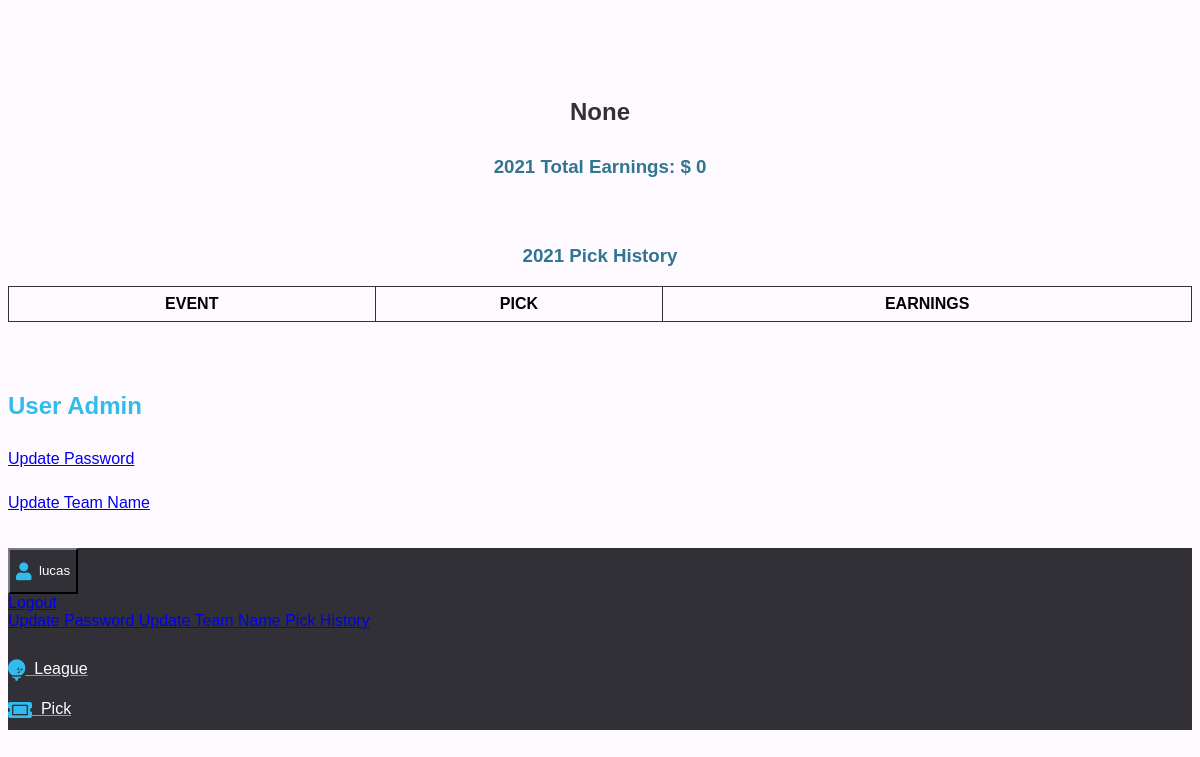
Before: /profile (signed in) with the older database file.
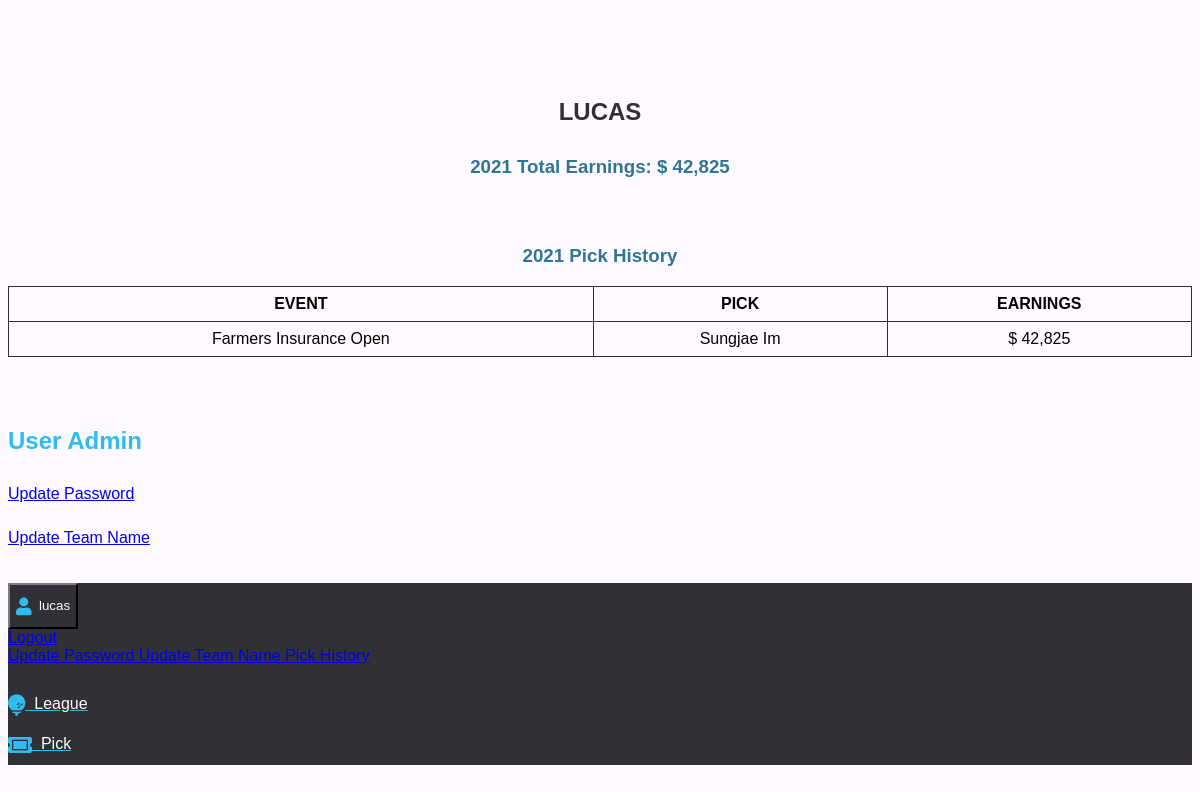
After: the same page with the newer database file.
### oad/models.py (models this page shows)
class User(UserMixin, db.Model):
    __table_args__ = {"extend_existing": True}
    id = db.Column(db.Integer, primary_key=True)
    email = db.Column(db.String(100), unique=True)
    password = db.Column(db.String(100))
    name = db.Column(db.String(1000), unique=True)
    picks = db.relationship("Pick", backref="user", lazy=True)
    strikes_remaining = db.Column(db.Integer, default=1)
    is_admin = db.Column(db.Boolean, default=False)
    email_confirmed = db.Column(db.Boolean, default=False)
    display_name = db.Column(db.Text, default="")

class Pick(db.Model):
    __table_args__ = {"extend_existing": True}
    id = db.Column(db.Integer, primary_key=True)
    event = db.Column(db.String(1000), index=True)
    pick = db.Column(db.String(1000))
    alternate = db.Column(db.String(1000))
    timestamp = db.Column(db.DateTime, default=datetime.utcnow)
    name = db.Column(db.String(1000), db.ForeignKey("user.name"), nullable=False)
    points = db.Column(db.Float(), default=-1e-9)
    season = db.Column(db.Integer)

### oad/main.py (the view)
@main.route("/profile")
@login_required
def profile():
    picks = Pick.query.filter_by(season=SEASON).filter_by(name=current_user.name).all()
    pick_table = create_pick_table(picks)
    total_points = format_earnings(sum([int(x.points) for x in picks]))
    return render_template(
        "profile.html",
        user=current_user,
        pick_table=pick_table,
        user_points=total_points,
        season=SEASON,
    )

### oad/__init__.py (called while the page is built)
def create_app():
    app = Flask(__name__)
    app.config["SECRET_KEY"] = "1234"
    app.config["SQLALCHEMY_DATABASE_URI"] = "sqlite:///db.sqlite"
    app.config["SQLALCHEMY_TRACK_MODIFICATIONS"] = True
    db.init_app(app)
    login_manager = LoginManager()
    login_manager.login_view = "auth.login"
    login_manager.init_app(app)
    from .models import User
    @login_manager.user_loader
    def load_user(user_id):
        return User.query.get(int(user_id))
    from .auth import auth as auth_blueprint
    app.register_blueprint(auth_blueprint)
    from .main import main as main_blueprint
    app.register_blueprint(main_blueprint)
    return app

### oad/util/helpers.py (called while the page is built)
def format_earnings(val):
    return "$ {}".format("{:,}".format(int(val)))

def create_pick_table(picks):
    pick_table = {"event": [], "pick": [], "earnings": []}
    for pick in picks:
        pick_table["event"].append(pick.event)
        pick_table["pick"].append(pick.pick)
        pick_table["earnings"].append(pick.points)
    pick_table = pd.DataFrame(pick_table)
    for col in ["earnings"]:
        new_col = [
            format_earnings(val) if val >= 0 else "$ 0" for val in pick_table[col]
        ]
        pick_table[col] = new_col
    pick_table.columns = [x.upper() for x in pick_table.columns]
    return pick_table.to_html(classes="data", border=0, index=False)

### oad/templates/profile.html (shortened to what this page needs)
{% extends "base.html" %} {% block content %}
<h1 class="title" style="text-align: center">
  {{ user.display_name }}
</h1>
<h3 class="title" style="text-align: center">{{ season }} Total Earnings: {{ user_points }} </h3>
<section>
<h3 class="title" style="text-align: center">{{ season }} Pick History</h3>
  <div>
    {{ pick_table | safe }}
  </div>
</section>
<section>
  <div>
    <h2 class="title">User Admin</h2>
    <p><a href="{{ url_for('main.update_password') }}">Update Password</a></p>
    <p><a href="{{ url_for('main.update_display_name') }}">Update Team Name</a></p>
  </div>
  <section>{% endblock %}</section>

### oad/templates/base.html (shortened to what this page needs)
<!DOCTYPE html>
<html>
  <head>
    <link
      rel="stylesheet"
      href="https://cdnjs.cloudflare.com/ajax/libs/font-awesome/5.9.0/css/all.min.css"
      type="text/css"
    />
    <link
      rel="stylesheet"
      href="https://pingendo.com/assets/bootstrap/bootstrap-4.0.0-beta.1.css"
      type="text/css"
    />
  </head>
  <body>
    <section>
      <div>
        <div class="container has-text-centered">
          {% block content %} {% endblock %}
        </div>
      </div>
    </section>
    <nav class="navbar fixed-bottom navbar-dark bg-dark">
      <div class="container p-0">
        <div class="btn-group dropup btn-group-sm" style="color: blue">
          {% if current_user.is_authenticated %}
          <button
            type="button"
            class="btn dropdown-toggle btn-warning"
            aria-expanded="false"
            aria-haspopup="true"
            data-toggle="dropdown"
            id="dup_butt"
          >
            <i class="fa fa-user fa-lg"></i>
            <span id="text">&nbsp;{{ current_user.name }}</span>
          </button>
          <div class="dropdown-menu text-left">
            <a href="{{ url_for('auth.logout') }}" class="dropdown-item">
              Logout
            </a>
            <a
              href="{{ url_for('main.update_password') }}"
              class="dropdown-item"
            >
              Update Password
            </a>
            <a
              href="{{ url_for('main.update_display_name') }}"
              class="dropdown-item"
            >
              Update Team Name
            </a>
            <a href="{{ url_for('main.profile') }}" class="dropdown-item">
              Pick History
            </a>
          </div>
        </div>
        <nav class="nav">
          <a
            class="nav-link text-warning px-0 pr-4"
            href="{{ url_for('main.league') }}"
          >
            <i class="fa fa-golf-ball fa-lg"></i>
            <span id="text">&nbsp;League</span>
          </a>
        </nav>
        <nav class="nav">
          <a
            class="nav-link text-warning px-0 pr-4"
            href="{{ url_for('main.pick') }}"
          >
            <i class="fa fa-ticket-alt fa-lg"></i>
            <span id="text">&nbsp;Pick</span>
          </a>
        </nav>
        {% endif %}
      </div>
    </nav>
  </body>
</html>

### oad/templates/base.html (style rules this page uses)
* { font-family: Arial, Helvetica, sans-serif; }
body { background-color: #fffaff; padding-bottom: 70px; }
section { padding-top: 20px; }
h1 { color: #303036; padding-top: 50px; }
h2 { color: #30bced; padding-top: 30px; }
h3 { color: #307692; padding-top: 10px; }
p { color: #303036; padding-top: 10px; }
table { border-collapse: collapse; width: 100%; font-size: medium; }
td, th { border: 1px solid #303036; text-align: center; padding: 8px; cursor: pointer; }
.dropup .dropdown-menu { top: auto; bottom: 100%; margin-bottom: 20px; # overflow-y: scroll; }
.fa { line-height: 40px; vertical-align: middle; color: #30bced; }
.nav-link { color: #30bced; }
#text { color: #fffaff; }
#dup_butt { color: #30bced; background-color: #303036; border-color: #303036; }
.bg-dark { background-color: #303036 !important; }

Changed rows visible on the page:
changed User "lucas": display_name "None" → "LUCAS"
added Pick: pick "EVENT PICK EARNINGS Farmers Insurance Open Sungjae Im $ 42,825"
Other visible differences:
{{ user_points }}: "$ 0" → "$ 42,825"
{{ pick_table | safe }}: "EVENT PICK EARNINGS" → (not shown)
